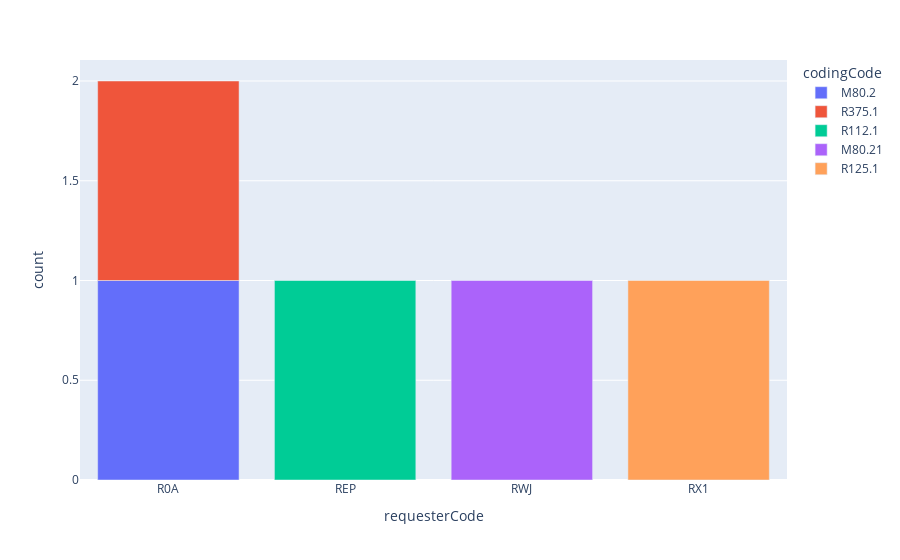

The code cell stored with this chart in its notebook:
### Code cell
import plotly.express as px

df1 = df.groupby(['requesterCode', 'codingCode']).size().reset_index(name='count')

fig = px.bar(df1, x="requesterCode", y="count", color="codingCode")

fig.show()
#px.bar(df1, x="requesterCode", y="count", color="codingCode", barmode="group")

### Figure 1 — Plotly figure (JSON) as saved in the notebook; plotly's stock layout.template omitted (floating-point values rounded to 4 significant figures)
{"data": [{"hovertemplate": "codingCode=M80.2<br>requesterCode=%{x}<br>count=%{y}<extra></extra>", "legendgroup": "M80.2", "marker": {"color": "#636efa", "pattern": {"shape": ""}}, "name": "M80.2", "orientation": "v", "showlegend": true, "textposition": "auto", "x": ["R0A"], "xaxis": "x", "y": [1], "yaxis": "y", "type": "bar"}, {"hovertemplate": "codingCode=R375.1<br>requesterCode=%{x}<br>count=%{y}<extra></extra>", "legendgroup": "R375.1", "marker": {"color": "#EF553B", "pattern": {"shape": ""}}, "name": "R375.1", "orientation": "v", "showlegend": true, "textposition": "auto", "x": ["R0A"], "xaxis": "x", "y": [1], "yaxis": "y", "type": "bar"}, {"hovertemplate": "codingCode=R112.1<br>requesterCode=%{x}<br>count=%{y}<extra></extra>", "legendgroup": "R112.1", "marker": {"color": "#00cc96", "pattern": {"shape": ""}}, "name": "R112.1", "orientation": "v", "showlegend": true, "textposition": "auto", "x": ["REP"], "xaxis": "x", "y": [1], "yaxis": "y", "type": "bar"}, {"hovertemplate": "codingCode=M80.21<br>requesterCode=%{x}<br>count=%{y}<extra></extra>", "legendgroup": "M80.21", "marker": {"color": "#ab63fa", "pattern": {"shape": ""}}, "name": "M80.21", "orientation": "v", "showlegend": true, "textposition": "auto", "x": ["RWJ"], "xaxis": "x", "y": [1], "yaxis": "y", "type": "bar"}, {"hovertemplate": "codingCode=R125.1<br>requesterCode=%{x}<br>count=%{y}<extra></extra>", "legendgroup": "R125.1", "marker": {"color": "#FFA15A", "pattern": {"shape": ""}}, "name": "R125.1", "orientation": "v", "showlegend": true, "textposition": "auto", "x": ["RX1"], "xaxis": "x", "y": [1], "yaxis": "y", "type": "bar"}], "layout": {"xaxis": {"anchor": "y", "domain": [0.0, 1.0], "title": {"text": "requesterCode"}}, "yaxis": {"anchor": "x", "domain": [0.0, 1.0], "title": {"text": "count"}}, "legend": {"title": {"text": "codingCode"}, "tracegroupgap": 0}, "margin": {"t": 60}, "barmode": "relative"}}
